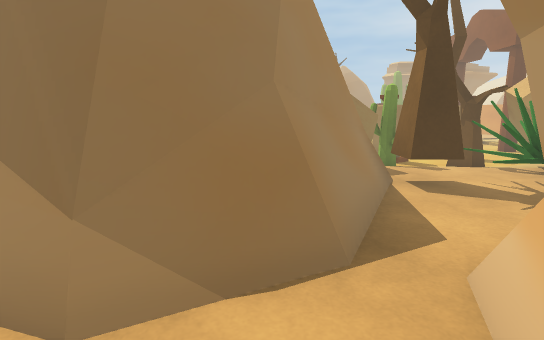
[1] (above)

24 first-person views from a walk through a scene from a Unity 3-D project. The camera is 1.3 m above the floor, tilts 10° down and sees 80° across. The floor is counted in squares, 1 m on a side. Each view is taken from the middle of a square. On the plan, view 1 faces up. The plan holds only what a view shows up to about 14 squares ahead; the rest is blank. The place goes on beyond the plan. The player character is not drawn. Some surface patterns are stand-ins.

[2]
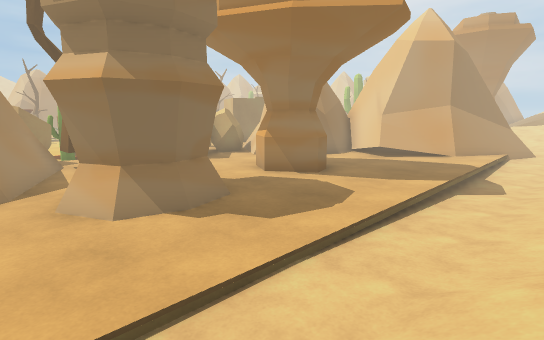

[3]
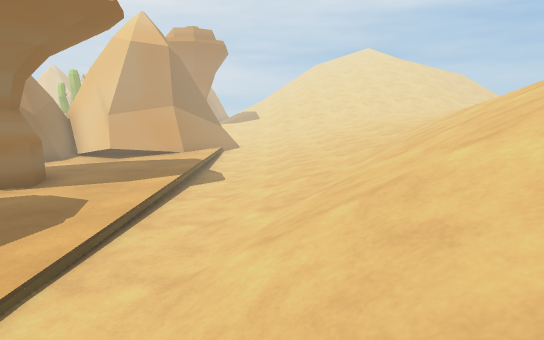

[4]
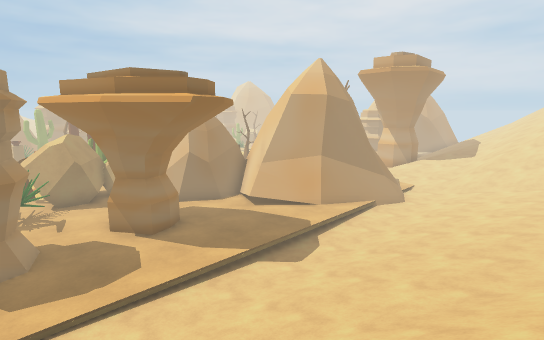

[5]
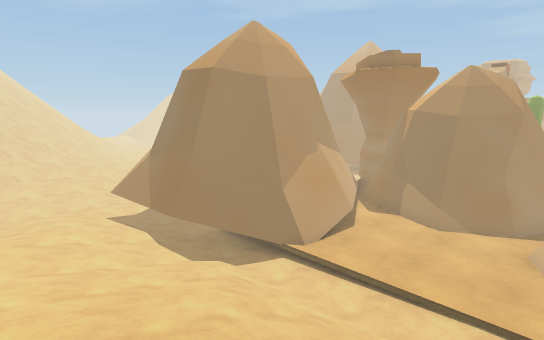

[6]
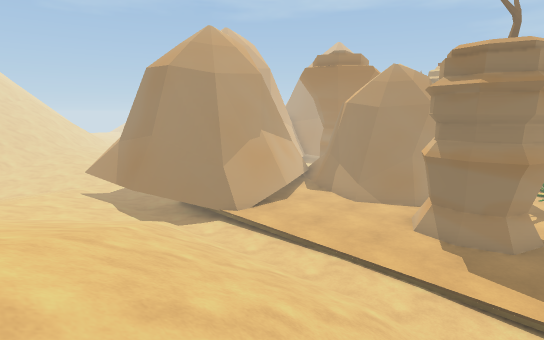

[7]
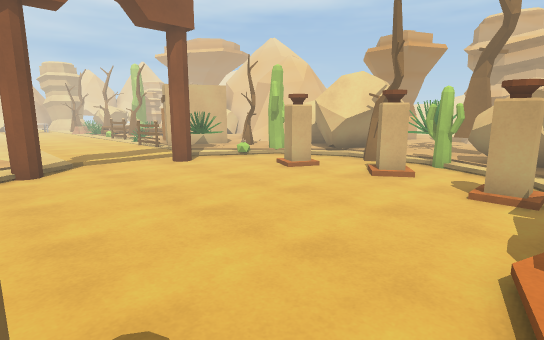

[8]
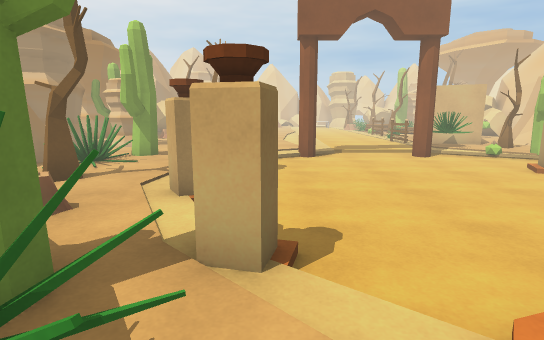

[9]
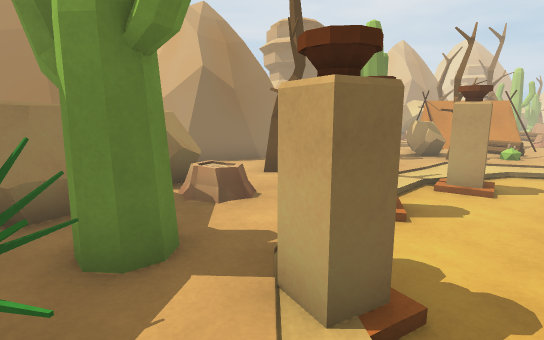

[10]
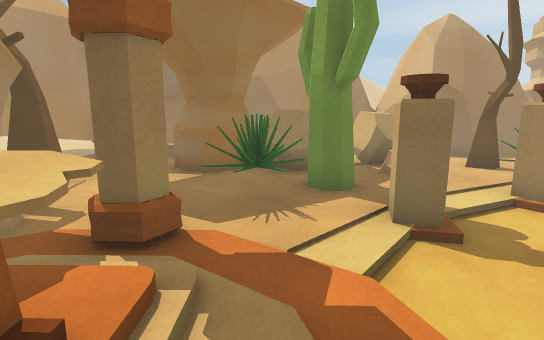

[11]
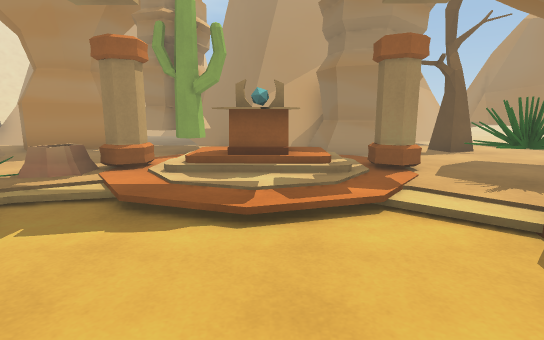

[12]
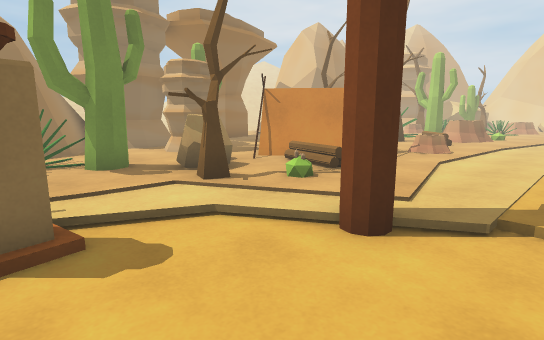

[13]
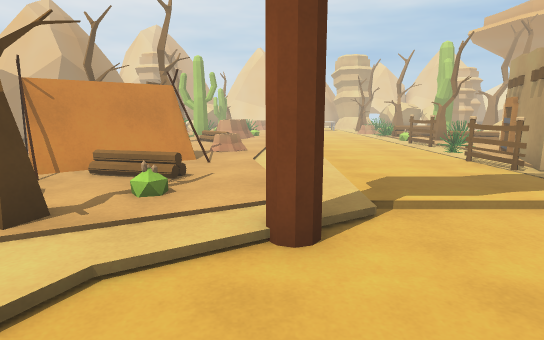

[14]
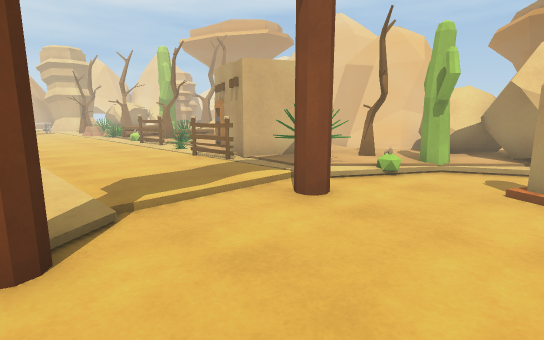

[15]
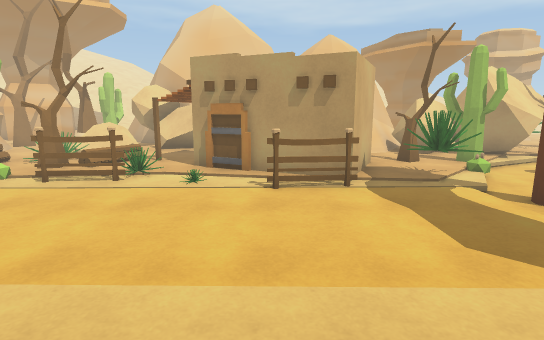

[16]
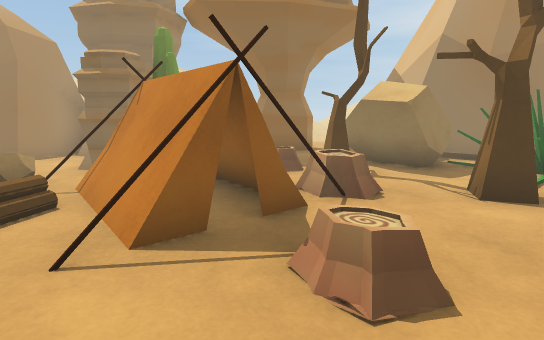

[17]
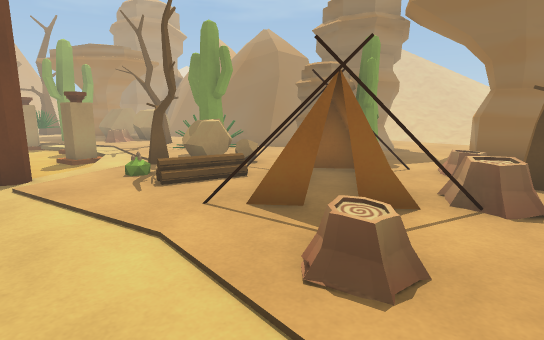

[18]
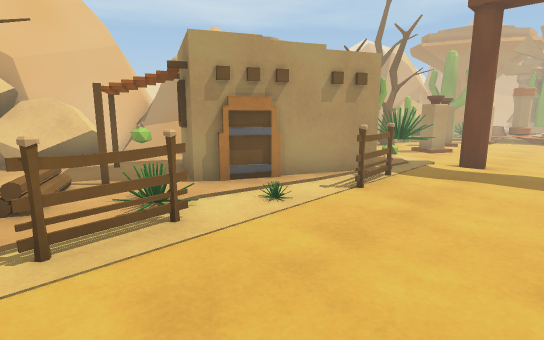

[19]
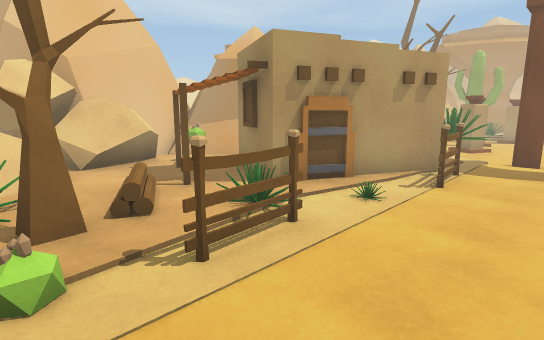

[20]
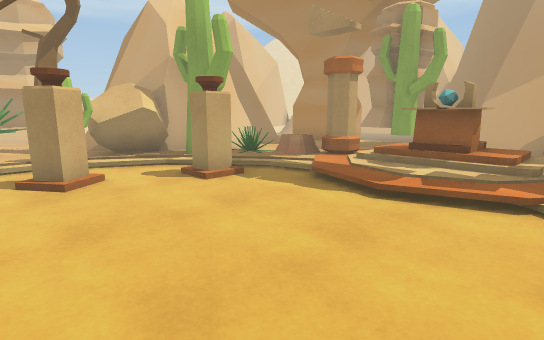

[21]
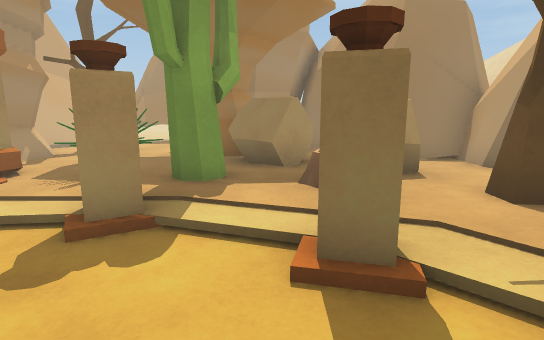

[22]
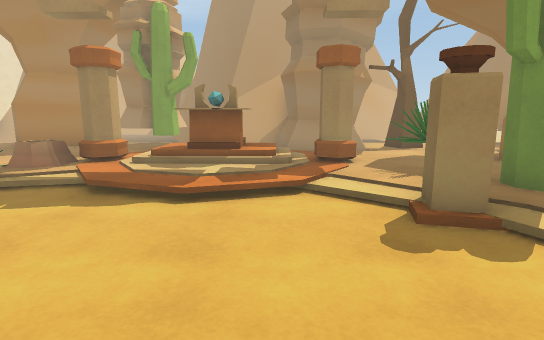

[23]
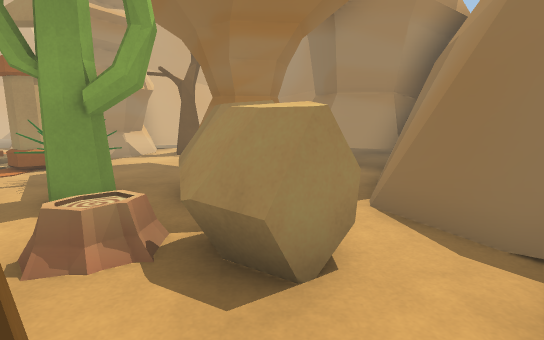

[24]
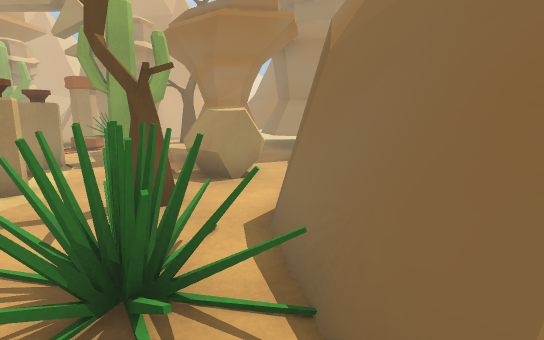

### Floor plan
Key: @ floor where view 1 was taken; # wall or solid block; . main floor; : floor 0.25 m higher than the main floor; - floor 0.25 m lower than the main floor; + floor 0.5 m higher than the main floor; _ floor 0.5 m lower than the main floor; * floor 1 m higher than the main floor; % floor 1.25 m higher than the main floor; / step, stairs or slope; = window, fence, low wall or low ledge; ^ raised ledge; R rock; T tree; C cactus; F fence; H house; P plant; E tent; O other object.
Columns run from 8 left of view 1 to 20 right of it. Each row starts with its distance up from view 1.
 30                    ...
 29                    ....
 28                   RR..RRR.
 27      R     #    #RR R.RRR.
 26      R######    ##RRR....
 25  #  RR=###=######.RRC....R  #
 24 ##RRRR..  R..##O...RCC...RRR.
 23 #^...RRRRRRR.......RRE..TTR..
 22 #....RRRR.R.TT.CCC...EE.O....
 21 =.T..R..C.O......RRREEEEO.TT.
 20 #.TT....C..O.....TT./EEE..//
 19 ##RR...O.O/OO-O/...P/.E...//O
 18 ## RRO...O----/--.......:...O
 17  #RR.OO./--------O...........
 16  ##    //---------/..........
 15  #=  OO /----------..........
 14 ##=  OO./----------..........
 13 #RRC   //--------O-..........
 12   RC.OO.----------/..FF.OFFF.
 11   RR..O./O----OO-/O.HHH..O..P
 10 ###....OC/-OO-O--P..H  H#..TT
  9   #.....CR/--T--CCTHH  HHHO..
  8   #######RRC/TRRRR. #  #HH...
  7      #    R..RRRRRR### PP.. R
  6          ##T.RRRRR##### RRRR
  5         ##=...R..##  ##=RRRR
  4         ##....... #  #######
  3   #######=.R....  ######
  2    #..##..RRR.RRR...=##
  1    ##....RRRR..RR...=##
  0    ##...@.RR...R.....##
 -1    ##.................##
 -2    ##..................###
 -3  ###_------------____---==
 -4 ##_/////////.-----___-----
 -5 ///////////////////////////
 -6 /////////////////////////////
 -7 /////////////////////////////
 -8 +////////////////////////////
 -9   /////////////////////
-10                     *%%

Positions as (right, up) in squares from view 1, and headings:
1: (0, 0), facing up
2: (0, -5), facing up-right
3: (0, -5), facing right
4: (3, -9), facing up-right
5: (2, -9), facing up-left
6: (5, -9), facing up-left
7: (0, 18), facing down-right
8: (-2, 18), facing right
9: (-1, 17), facing up-right
10: (-1, 14), facing up
11: (4, 15), facing left
12: (6, 15), facing up-right
13: (6, 17), facing right
14: (6, 17), facing down-right
15: (14, 18), facing down
16: (15, 16), facing up
17: (17, 16), facing up-left
18: (19, 15), facing down-left
19: (20, 14), facing down-left
20: (5, 17), facing down-left
21: (5, 17), facing up-left
22: (5, 16), facing left
23: (5, 23), facing left
24: (9, 24), facing left
